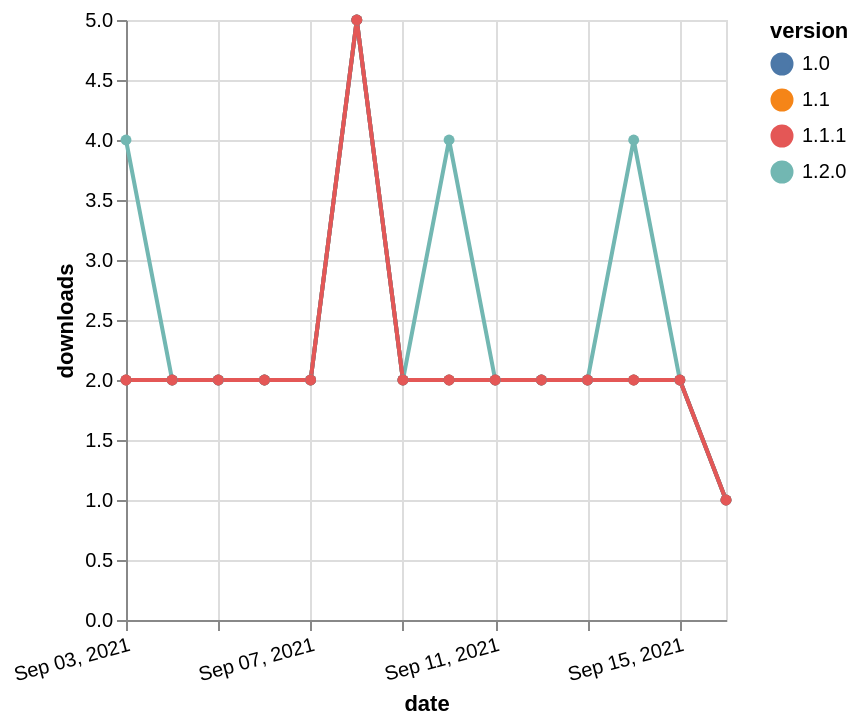

Vega-Lite specification stored for this chart:
### Vega-Lite specification from a JSON file in a GitHub repository (floating-point values rounded to 4 significant figures)
{"$schema": "https://vega.github.io/schema/vega-lite/v5.json", "description": "A simple bar chart with embedded data.", "data": {"values": [{"date": "2021-09-03", "total": 3234, "delta": 2, "version": "1.1"}, {"date": "2021-09-04", "total": 3236, "delta": 2, "version": "1.1"}, {"date": "2021-09-05", "total": 3238, "delta": 2, "version": "1.1"}, {"date": "2021-09-06", "total": 3240, "delta": 2, "version": "1.1"}, {"date": "2021-09-07", "total": 3242, "delta": 2, "version": "1.1"}, {"date": "2021-09-08", "total": 3247, "delta": 5, "version": "1.1"}, {"date": "2021-09-09", "total": 3249, "delta": 2, "version": "1.1"}, {"date": "2021-09-10", "total": 3251, "delta": 2, "version": "1.1"}, {"date": "2021-09-11", "total": 3253, "delta": 2, "version": "1.1"}, {"date": "2021-09-12", "total": 3255, "delta": 2, "version": "1.1"}, {"date": "2021-09-13", "total": 3257, "delta": 2, "version": "1.1"}, {"date": "2021-09-14", "total": 3259, "delta": 2, "version": "1.1"}, {"date": "2021-09-15", "total": 3261, "delta": 2, "version": "1.1"}, {"date": "2021-09-16", "total": 3262, "delta": 1, "version": "1.1"}, {"date": "2021-09-03", "total": 3497, "delta": 4, "version": "1.2.0"}, {"date": "2021-09-04", "total": 3499, "delta": 2, "version": "1.2.0"}, {"date": "2021-09-05", "total": 3501, "delta": 2, "version": "1.2.0"}, {"date": "2021-09-06", "total": 3503, "delta": 2, "version": "1.2.0"}, {"date": "2021-09-07", "total": 3505, "delta": 2, "version": "1.2.0"}, {"date": "2021-09-08", "total": 3510, "delta": 5, "version": "1.2.0"}, {"date": "2021-09-09", "total": 3512, "delta": 2, "version": "1.2.0"}, {"date": "2021-09-10", "total": 3516, "delta": 4, "version": "1.2.0"}, {"date": "2021-09-11", "total": 3518, "delta": 2, "version": "1.2.0"}, {"date": "2021-09-12", "total": 3520, "delta": 2, "version": "1.2.0"}, {"date": "2021-09-13", "total": 3522, "delta": 2, "version": "1.2.0"}, {"date": "2021-09-14", "total": 3526, "delta": 4, "version": "1.2.0"}, {"date": "2021-09-15", "total": 3528, "delta": 2, "version": "1.2.0"}, {"date": "2021-09-16", "total": 3529, "delta": 1, "version": "1.2.0"}, {"date": "2021-09-03", "total": 3132, "delta": 2, "version": "1.0"}, {"date": "2021-09-04", "total": 3134, "delta": 2, "version": "1.0"}, {"date": "2021-09-05", "total": 3136, "delta": 2, "version": "1.0"}, {"date": "2021-09-06", "total": 3138, "delta": 2, "version": "1.0"}, {"date": "2021-09-07", "total": 3140, "delta": 2, "version": "1.0"}, {"date": "2021-09-08", "total": 3145, "delta": 5, "version": "1.0"}, {"date": "2021-09-09", "total": 3147, "delta": 2, "version": "1.0"}, {"date": "2021-09-10", "total": 3149, "delta": 2, "version": "1.0"}, {"date": "2021-09-11", "total": 3151, "delta": 2, "version": "1.0"}, {"date": "2021-09-12", "total": 3153, "delta": 2, "version": "1.0"}, {"date": "2021-09-13", "total": 3155, "delta": 2, "version": "1.0"}, {"date": "2021-09-14", "total": 3157, "delta": 2, "version": "1.0"}, {"date": "2021-09-15", "total": 3159, "delta": 2, "version": "1.0"}, {"date": "2021-09-16", "total": 3160, "delta": 1, "version": "1.0"}, {"date": "2021-09-03", "total": 2971, "delta": 2, "version": "1.1.1"}, {"date": "2021-09-04", "total": 2973, "delta": 2, "version": "1.1.1"}, {"date": "2021-09-05", "total": 2975, "delta": 2, "version": "1.1.1"}, {"date": "2021-09-06", "total": 2977, "delta": 2, "version": "1.1.1"}, {"date": "2021-09-07", "total": 2979, "delta": 2, "version": "1.1.1"}, {"date": "2021-09-08", "total": 2984, "delta": 5, "version": "1.1.1"}, {"date": "2021-09-09", "total": 2986, "delta": 2, "version": "1.1.1"}, {"date": "2021-09-10", "total": 2988, "delta": 2, "version": "1.1.1"}, {"date": "2021-09-11", "total": 2990, "delta": 2, "version": "1.1.1"}, {"date": "2021-09-12", "total": 2992, "delta": 2, "version": "1.1.1"}, {"date": "2021-09-13", "total": 2994, "delta": 2, "version": "1.1.1"}, {"date": "2021-09-14", "total": 2996, "delta": 2, "version": "1.1.1"}, {"date": "2021-09-15", "total": 2998, "delta": 2, "version": "1.1.1"}, {"date": "2021-09-16", "total": 2999, "delta": 1, "version": "1.1.1"}]}, "width": "container", "mark": {"type": "line", "point": {"filled": true}}, "encoding": {"x": {"field": "date", "type": "temporal", "timeUnit": "yearmonthdate", "title": "date", "axis": {"labelAngle": -15}}, "y": {"field": "delta", "type": "quantitative", "title": "downloads"}, "color": {"field": "version", "type": "nominal"}, "tooltip": {"field": "delta"}}}
